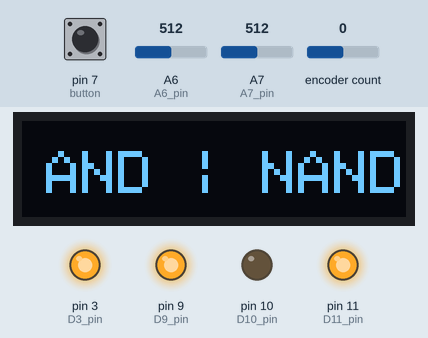
This sketch was run on a simulated Arduino Nano, built with avr-gcc and run on an emulated ATmega328P. On the bench: 128×32 one-colour display, output pins drawn as LEDs (lit = HIGH). The test bench sets the inputs (shaded band); at power-on: pin 7 (button) HIGH, A6 (A6_pin) = 512, A7 (A7_pin) = 512, encoder count 0. What the sketch prints to the serial monitor is not drawn.

Above: at 1.2 s.
1.3 s: pin 7 (button) pulled LOW for 0.15 s
At 2.0 s:
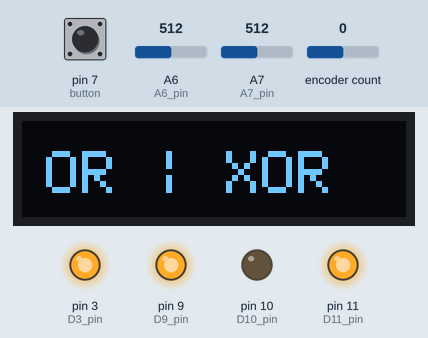
2.9 s: pin 7 (button) pulled LOW for 1 s
At 3.6 s:
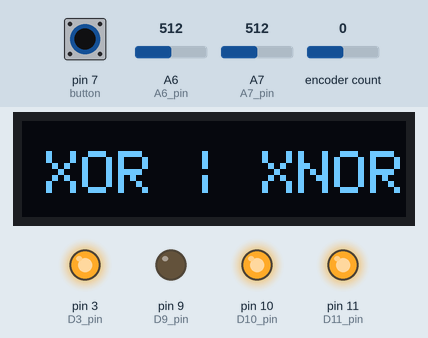
5.4 s: pin 7 (button) pulled LOW for 0.15 s
At 6.6 s:
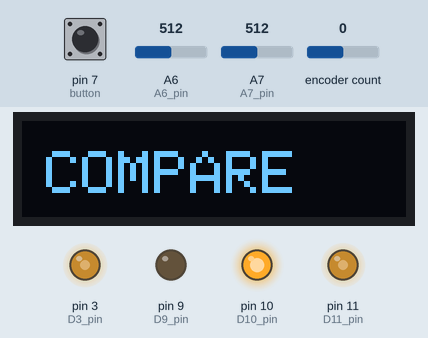
7.0 s: pin 7 (button) pulled LOW for 3.2 s
At 7.6 s:
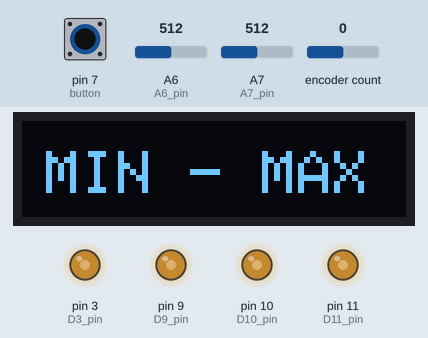
11.7 s: pin 7 (button) pulled LOW for 0.15 s
At 12.7 s:
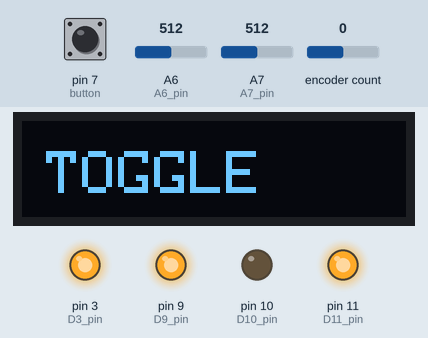
13.3 s: A6 (A6_pin) set to 501
At 13.7 s:
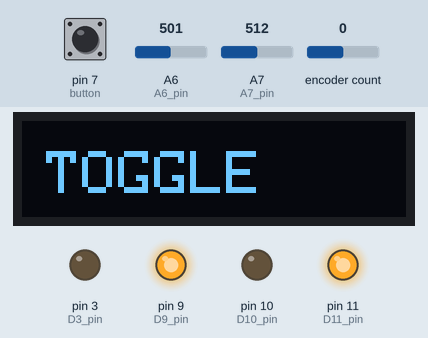
Timing chart, 0 to 15.8 s (numbered marks = the images above; inputs shaded):
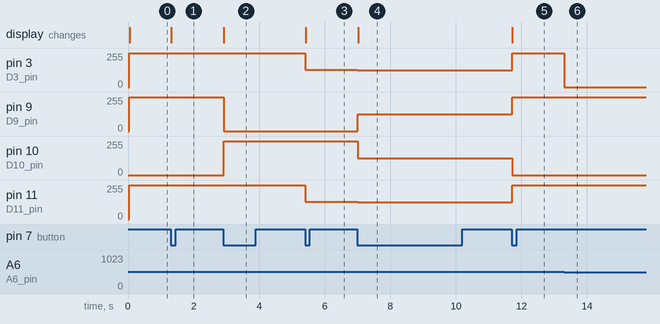

The sketch:

aiLogic_original_v1.ino
```cpp
#include <avr/io.h>//for fast PWM
#include <Wire.h>
#include <Adafruit_GFX.h>
#include <Adafruit_SSD1306.h>
#include <EEPROM.h>

#define ENCODER_OPTIMIZE_INTERRUPTS //countermeasure of encoder noise
#include <Encoder.h>
//rotery encoder
#define ENCODER_COUNT_PER_CLICK 4
Encoder myEnc(4, 2);//use 4pin 2pin
int oldPosition  = -999;
int newPosition = -999;
// Define the display dimensions (128x64 for most common OLED displays)
#define SCREEN_WIDTH 128 // OLED display width, in pixels
#define SCREEN_HEIGHT 32 // OLED display height, in pixels
// Create an instance for the OLED display object
#define OLED_RESET     -1 // Reset pin # (or -1 if sharing Arduino reset pin)
#define SCREEN_ADDRESS 0x3C ///< See datasheet for Address; 0x3D for 128x64, 0x3C for 128x32
Adafruit_SSD1306 display(SCREEN_WIDTH, SCREEN_HEIGHT, &Wire, OLED_RESET);
#define SSD1306_NO_SPLASH
const int LSB_threshold = 511;
const int A6_pin = A6;
const int A7_pin = A7;
const int D9_pin = 9;
const int D10_pin = 10;
const int D3_pin = 3;
const int D11_pin = 11;
int valueA6 = 0;
int outA6 = 0;
int valueA7 = 0;
int outA7 = 0;
int AND = 0;
int NAND = 0;
int OR = 0;
int NOR = 0;
int XOR = 0;
int XNOR = 0;
int high = 0;
int low = 0;
int D10 = 10;
int D9 = 9;
int D11 = 11;
int D3 = 3;
const int A6Pin = 6;
const int A7Pin = 7;
const int D3Pin = 3;
const int D9Pin = 9;
const int D10Pin = 10;
const int D11Pin = 11;
const int pinD9 = 9;
const int pinD10 = 10;
const int pinD3 = 3;
const int pinD11 = 11;
const int D9pin = 9;
const int D10pin = 10;
const int D3pin = 3;
const int D11pin = 11;
const int LSB_resolution = 256;
int A7Value = 0;
int A6Value = 0;
int A7LastValue = 0;
int A6LastValue = 0;
int button = 7;
int mode = 0;
int previousButtonState = HIGH;
unsigned long debounceTime = 0;
const int debounceDelay = 150;

void setup() {
    Serial.begin(57600);
 //fast pwm setting
 TCCR1B &= B11111000;
 TCCR1B |= B00000001;

/*
 // Initialize the OLED display with the I2C address (you may need to adjust this address based on your OLED module)
  if (!display.begin(SSD1306_SWITCHCAPVCC, 0x3C)) {
    // If the OLED is not detected, print an error message and stop the program
    Serial.println(F("SSD1306 allocation failed"));
    for (;;);
  }
  */

  display.begin(SSD1306_SWITCHCAPVCC, 0x3C);

  // Clear the display buffer and update the display
  display.clearDisplay();
  display.display();
  pinMode(button, INPUT_PULLUP);
  pinMode(A6_pin, INPUT);
  pinMode(A7_pin, INPUT);
  pinMode(D9_pin, OUTPUT);
  pinMode(D10_pin, OUTPUT);
  pinMode(D3_pin, OUTPUT);
  pinMode(D11_pin, OUTPUT);
  pinMode(4, INPUT_PULLUP); //ENCODER A?
  pinMode(2, INPUT_PULLUP); //ENCODER B?

}

void loop() {

    // Clear the display buffer
  display.clearDisplay();

  // Set text size and color
  display.setTextSize(2);      // Text size 1, smaller text
  display.setTextColor(SSD1306_WHITE); // White text color

  // Print the mode on the OLED display
  display.setCursor(8, 10); // Set the cursor to the top-left corner

  int buttonState = digitalRead(button);
  if (buttonState == LOW && previousButtonState == HIGH) {
    if (millis() - debounceTime > debounceDelay) {
      mode = (mode + 1) % 6;
      debounceTime = millis();

    }
  }
  previousButtonState = buttonState;

  switch (mode) {
    case 0://AND
      digitalWrite(14, HIGH);//hand coding
      digitalWrite(19, LOW);//hand coding
      valueA6 = analogRead(A6_pin);
      outA6 = (valueA6 >= LSB_threshold) ? HIGH : LOW;
      valueA7 = analogRead(A7_pin);
      outA7 = (valueA7 >= LSB_threshold) ? HIGH : LOW;
      AND = outA6 & outA7;
      NAND = !(outA6 & outA7);

      digitalWrite(D9_pin, AND);
      digitalWrite(D10_pin, NAND);
      digitalWrite(D3_pin, outA6);
      digitalWrite(D11_pin, outA7);
      display.println(F("AND | NAND"));
      Serial.println("AND | NAND");
      break;

    case 1://OR
      digitalWrite(15, HIGH);//hand coding
      digitalWrite(14, LOW);//hand coding
      valueA6 = analogRead(A6);
      outA6 = (valueA6 >= LSB_threshold) ? HIGH : LOW;

      valueA7 = analogRead(A7);
      outA7 = (valueA7 >= LSB_threshold) ? HIGH : LOW;

      OR = outA6 | outA7;
      digitalWrite(D9Pin, OR);

      NOR = !(outA6 | outA7);
      digitalWrite(D10Pin, NOR);

      digitalWrite(D3Pin, outA6);
      digitalWrite(D11Pin, outA7);
      display.println(F("OR | XOR"));
      break;

    case 2://XOR
      digitalWrite(16, HIGH);//hand coding
      digitalWrite(15, LOW);//hand coding

      outA6 = (analogRead(6) >= LSB_threshold) ? HIGH : LOW;
      outA7 = (analogRead(7) >= LSB_threshold) ? HIGH : LOW;

      XOR = outA6 ^ outA7;
      XNOR = !(outA6 ^ outA7);

      digitalWrite(9, XOR);
      digitalWrite(10, XNOR);

      digitalWrite(3, outA6);
      digitalWrite(11, outA7);
      display.println(F("XOR | XNOR"));
      break;

    case 3://compare
      digitalWrite(17, HIGH);//hand coding
      digitalWrite(16, LOW);//hand coding

      outA6 = analogRead(6);
      outA7 = analogRead(7);

      if (outA6 > outA7) {
        digitalWrite(pinD9, HIGH);
        digitalWrite(pinD10, LOW);
      } else if (outA6 < outA7) {
        digitalWrite(pinD9, LOW);
        digitalWrite(pinD10, HIGH);
      }

      outA6 = map(outA6, 0, 1023, 0, 256);
      outA7 = map(outA7, 0, 1023, 0, 256);

      analogWrite(pinD3, outA6);
      analogWrite(pinD11, outA7);
      display.println(F("COMPARE"));
      break;

    case 4://min max
      digitalWrite(18, HIGH);//hand coding
      digitalWrite(17, LOW);//hand coding

      outA6 = analogRead(6);
      outA7 = analogRead(7);

      high = max(outA6, outA7);
      low = min(outA6, outA7);

      analogWrite(D9pin, map(high, 0, 1023, 0, LSB_resolution - 1));
      analogWrite(D10pin, map(low, 0, 1023, 0, LSB_resolution - 1));
      analogWrite(D3pin, map(outA6, 0, 1023, 0, LSB_resolution - 1));
      analogWrite(D11pin, map(outA7, 0, 1023, 0, LSB_resolution - 1));
      display.println(F("MIN - MAX"));
      break;

    case 5:
      digitalWrite(19, HIGH);//hand coding
      digitalWrite(18, LOW);//hand coding

      A7Value = analogRead(7);
      A6Value = analogRead(6);

      if (A7Value >= 511) {
        A7Value = HIGH;
      } else {
        A7Value = LOW;
      }

      if (A6Value >= 511) {
        A6Value = HIGH;
      } else {
        A6Value = LOW;
      }

      if (A7Value != A7LastValue && A7Value == HIGH) {
        digitalWrite(D10, !digitalRead(D10));
      }
      if (A6Value != A6LastValue && A6Value == HIGH) {
        digitalWrite(D9, !digitalRead(D9));
      }

      digitalWrite(D11, A7Value);
      digitalWrite(D3, A6Value);

      A7LastValue = A7Value;
      A6LastValue = A6Value;
      display.println(F("TOGGLE"));
  }
  // Update the display
  display.display();


/*
   // Add other debug information as needed
  Serial.print("ValueA6: ");
  Serial.println(valueA6);
  Serial.print("ValueA7: ");
  Serial.println(valueA7);
  Serial.print("OutA6: ");
  Serial.println(outA6);
  Serial.print("OutA7: ");
  Serial.println(outA7);

  */

}
```

Measured:
- the behaviour switches between 511 and 510 on A6 (A6_pin) (found by bisection; images 5 and 6)
- after the input at 1.3 s, the display: changes at once (image 1)
- after the input at 2.9 s, pin 9 (D9_pin): 255/255 → 0/255 at once; pin 10 (D10_pin): 0/255 → 255/255 at once; the display: changes at once (image 2)
- after the input at 5.4 s, pin 3 (D3_pin), pin 11 (D11_pin): 255/255 → 128/255 at once; the display: changes at once (image 3)
- after the input at 7.0 s, pin 3 (D3_pin), pin 11 (D11_pin): 128/255 → 127/255 at once; pin 9 (D9_pin): 0/255 → 127/255 at once; pin 10 (D10_pin): 255/255 → 127/255 at once; the display: changes at once (image 4)
- after the input at 11.7 s, pin 3 (D3_pin), pin 9 (D9_pin), pin 11 (D11_pin): 127/255 → 255/255 at once; pin 10 (D10_pin): 127/255 → 0/255 at once; the display: changes at once (image 5)
- after the input at 13.3 s, pin 3 (D3_pin): 255/255 → 0/255 at once
